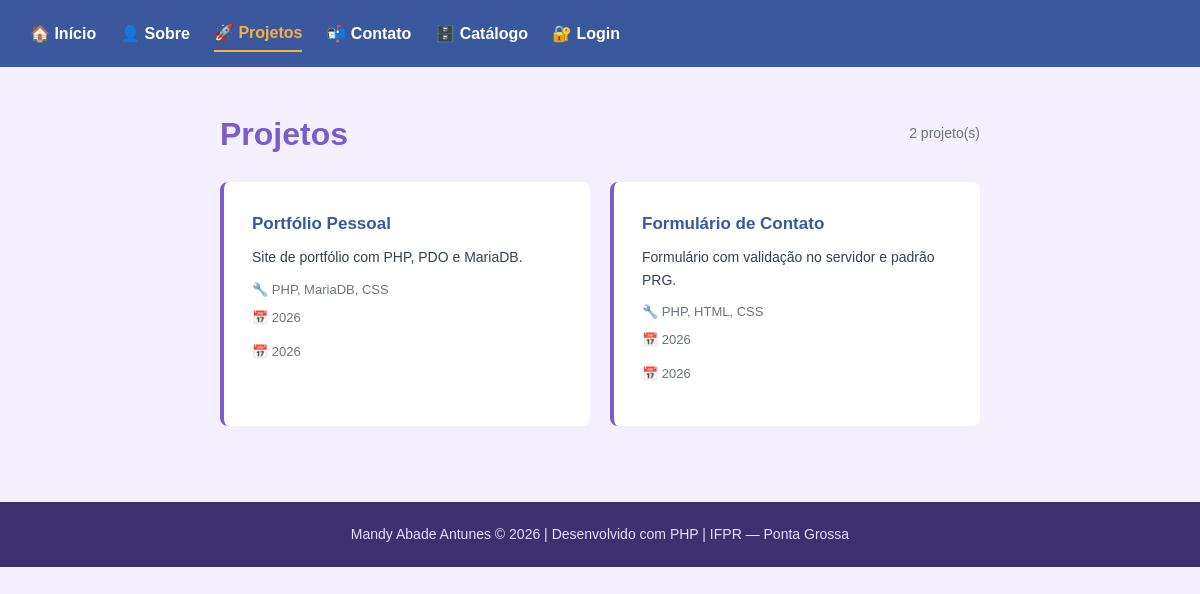
The app's page /projetos.php with its own data.
### tables this page shows
CREATE TABLE projetos (
    id            INT UNSIGNED  NOT NULL AUTO_INCREMENT,
    nome          VARCHAR(120)  NOT NULL,
    descricao     TEXT          NOT NULL,
    tecnologias   VARCHAR(200)  NOT NULL,
    link_github   VARCHAR(300)      NULL DEFAULT NULL,
    ano           YEAR          NOT NULL,
    status        ENUM('rascunho','publicado','arquivado')
                                NOT NULL DEFAULT 'rascunho',
    criado_em     DATETIME      NOT NULL DEFAULT CURRENT_TIMESTAMP,
    atualizado_em DATETIME          NULL DEFAULT NULL
                                ON UPDATE CURRENT_TIMESTAMP,
    PRIMARY KEY (id)
);

### projetos.php (the view, shortened to what this page needs)
<?php
$pdo = conectar();
$stmt = $pdo->query(
    "SELECT * FROM projetos
       WHERE status = 'publicado'
       ORDER BY criado_em DESC"
);
$projetos = $stmt->fetchAll();
?>
<!DOCTYPE html>
<html lang="pt-br">
<head>
    <?php include '../includes/cabecalho.php'; ?>
</head>
<body>
    <div class="container">
        <div style="display: flex; justify-content: space-between; align-items: center; margin-bottom: 20px;">
            <h1 class="titulo-secao" style="margin: 0;"> Projetos</h1>
            <?php if (!empty($projetos)): ?>
                <span style="color:#6b7280; font-size: 14px;">
                    <?php echo count($projetos); ?> projeto(s)
                </span>
            <?php endif; ?>
        </div>
        <?php if(empty($projetos)): ?>
            <div class="card" style="text-align: center; padding: 40px 20px; color: #6b7280;">
                <p style="font-size: 40px; margin: 0 0 12px;">📁</p>
                <p style="font-size: 16px; margin: 0;">Nenhum projeto cadastrado ainda.</p>
            </div>
        <?php else: ?>
            <div style="display: grid; grid-template-columns: repeat(auto-fill, minmax(280px, 1fr)); gap: 20px;">
                <?php foreach ($projetos as $projeto): ?>
                    <div class="card">
                        <h3 style="margin: 0 0 8px; color: #3b579d; font-size: 17px;">
                            <?php echo htmlspecialchars($projeto['nome']); ?>
                        </h3>
                        <p style="margin: 0 0 10px; font-size: 14px; color: #374151; line-height: 1.6;">
                            <?php echo htmlspecialchars($projeto['descricao']); ?>
                        </p>
                        <p style="margin: 0 0 6px; font-size: 13px; color: #6b7280;">
                            🔧 <?php echo htmlspecialchars($projeto['tecnologias']); ?>
                        </p>
                        <p style="margin: 0 0 12px; font-size: 13px; color: #6b7280;">
                            📅 <?php echo (int) $projeto['ano']; ?>
                        </p>
                        <p style="margin: 0 0 12px; font-size: 13px; color: #6b7280;">
                            📅 <?php echo (int) $projeto['ano']; ?>
                        </p>
                    </div>
                <?php endforeach; ?>
            </div>
        <?php endif; ?>
    </div>
    <?php include __DIR__ . '/includes/rodape.php'; ?>
</body>
</html>

### includes/style.css (style rules this page uses)
* { box-sizing: border-box; margin: 0; padding: 0; }
body { font-family: Arial, sans-serif; background: #f5f0ff; color: #2d1b4e; line-height: 1.7; }
.container { max-width: 800px; margin: 40px auto; padding: 0 20px; }
.card { background: white; padding: 28px; border-radius: 8px; margin-bottom: 16px; border-left: 4px solid #7b5dc9; }
.card h3 { margin-top: 0; color: #5a3fb5; margin-bottom: 12px; }
.card p { margin-bottom: 0; color: #4b3c6e; }
h1.titulo-secao { color: #7b5dc9; margin-bottom: 24px; }

### records on screen
projetos: nome "Portfólio Pessoal", descricao "Site de portfólio com PHP, PDO e MariaDB.", tecnologias "PHP, MariaDB, CSS", ano "2026"
projetos: nome "Formulário de Contato", descricao "Formulário com validação no servidor e padrão PRG.", tecnologias "PHP, HTML, CSS", ano "2026"

### other values on screen
count($projetos) "2"
$autor "Mandy Abade Antunes"
